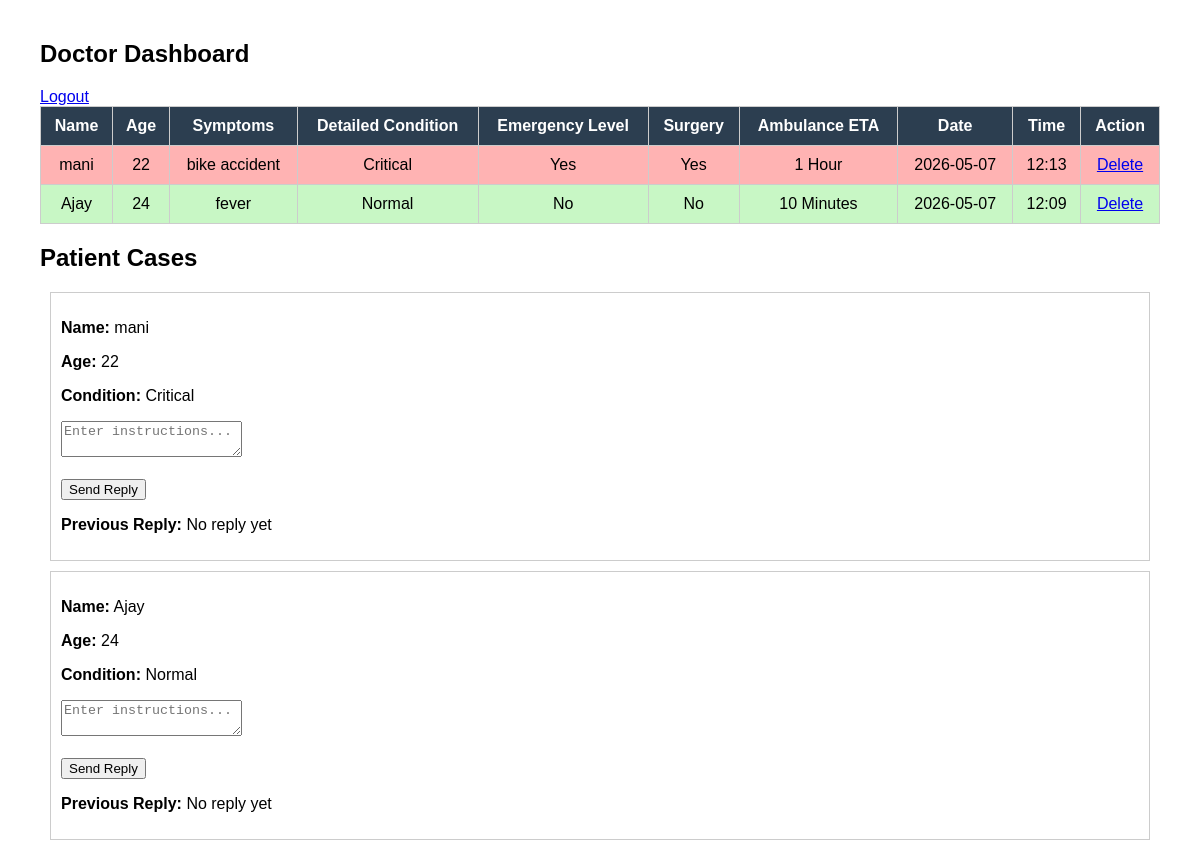
The page /doctor (signed in) on the database its author committed.
### tables this page shows
CREATE TABLE patients (
            id INTEGER PRIMARY KEY AUTOINCREMENT,
            name TEXT,
            age INTEGER,
            symptoms TEXT,
            description TEXT,
            condition TEXT,
            surgery TEXT,
            eta TEXT,
            emergency TEXT,
            date TEXT,
            time TEXT,
            doctor_reply TEXT
        );

### app.py (the view)
@app.route('/doctor')
def doctor():
    if not session.get('doctor'):
        return redirect('/doctor_login')
    conn = get_db()
    cursor = conn.cursor()
    cursor.execute("SELECT * FROM patients ORDER BY id DESC")
    patients = cursor.fetchall()
    conn.close()
    return render_template('doctor.html', patients=patients)

### app.py (called while the page is built)
def get_db():
    conn = sqlite3.connect("telemedicine.db")
    conn.row_factory = sqlite3.Row
    return conn

### templates/doctor.html (shortened to what this page needs)
<!DOCTYPE html>
<html lang="en">
<head>
</head>
<body>
<h2>Doctor Dashboard</h2>
<a href="/logout">Logout</a>
<table>
<tr>
<th>Name</th>
<th>Age</th>
<th>Symptoms</th>
<th>Detailed Condition</th>
<th>Emergency Level</th>
<th>Surgery</th>
<th>Ambulance ETA</th>
<th>Date</th>
<th>Time</th>
<th>Action</th>
</tr>
{% for p in patients %}
<tr class="
{% if p['condition']=='Critical' %}
critical
{% elif p['condition']=='Serious' %}
serious
{% else %}
normal
{% endif %}
">
<td>{{ p['name'] }}</td>
<td>{{ p['age'] }}</td>
<td>{{ p['symptoms'] }}</td>
<td>{{ p['condition'] }}</td>
<td>{{ p['emergency'] }}</td>
<td>{{ p['surgery'] }}</td>
<td>{{ p['eta'] }}</td>
<td>{{ p['date'] }}</td>
<td>{{ p['time'] }}</td>
<td>
<a href="/delete/{{ p['id'] }}">Delete</a>
</td>
</tr>
{% endfor %}
</table>
<h2>Patient Cases</h2>
{% for p in patients %}
<div style="border:1px solid #ccc; padding:10px; margin:10px;">
    <p><b>Name:</b> {{ p['name'] }}</p>
    <p><b>Age:</b> {{ p['age'] }}</p>
    <p><b>Condition:</b> {{ p['condition'] }}</p>
    <form method="POST" action="/reply/{{ p['id'] }}">
        <textarea name="reply" placeholder="Enter instructions..." required></textarea>
        <br><br>
        <button type="submit">Send Reply</button>
    </form>
    <p><b>Previous Reply:</b>
        {{ p['doctor_reply'] if p['doctor_reply'] else "No reply yet" }}
    </p>
</div>
{% endfor %}
</body>
</html>

### templates/doctor.html (style rules this page uses)
body { font-family:Arial; margin:40px; }
table { width:100%; border-collapse:collapse; }
th,td { padding:10px; border:1px solid #ccc; text-align:center; }
th { background:#2c3e50; color:white; }
.normal { background:#c8f7c5; }
.critical { background:#ffb3b3; }

### rows shown on the page
patients: name "mani", age "22", symptoms "bike accident", condition "Critical", emergency "Yes", surgery "Yes", eta "1 Hour", date "2026-05-07", time "12:13", p "No reply yet"
patients: name "Ajay", age "24", symptoms "fever", condition "Normal", emergency "No", surgery "No", eta "10 Minutes", date "2026-05-07", time "12:09", p "No reply yet"
